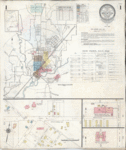
#> input picture img/gif/00017_1949-0001.gif, 126 x 150 px; its folder holds 4 pictures in this run
$ jupyter execute swatches.ipynb
#> lines starting #> are read from the running program, lines starting #| are printed output that depends on the picture
[cell 1]
import cv2
import pathlib
import numpy as np
from PIL import Image
from sys import exit
from io import BytesIO
from numpy import array
from scipy.cluster.vq import kmeans
from matplotlib import pyplot as plt
from colorsys import rgb_to_hsv, hsv_to_rgb
from IPython.display import display, HTML

[cell 2]
gif_df = pathlib.Path("./img/gif")

[cell 3]
gif_list = list(gif_df.glob("*.gif"))

[cell 4]
gif_list[:5]

[cell 5]
DEFAULT_NUM_COLORS = 6

[cell 6]
DEFAULT_MINV = 0
DEFAULT_MAXV = 256

[cell 7]
DEFAULT_BOLD_ADD = 50

[cell 8]
THUMB_SIZE = (200, 200)
SCALE = 256.0

[cell 9]
def down_scale(x):
    return x / SCALE

[cell 10]
def up_scale(x):
    return int(x * SCALE)

[cell 11]
def clamp(color, min_v, max_v):
    """
    Clamps a color such that the value (lightness) is between min_v and max_v.
    """
    # use down_scale to convert color to value between 0-1 as expected by rgb_hsv
    h, s, v = rgb_to_hsv(*map(down_scale, color))
    # also convert the min_v and max_v to values between 0-1
    min_v, max_v = map(down_scale, (min_v, max_v))
    # get the maximum of the min value and the color's value (therefore bumping it up if needed)
    # then get the minimum of that number and the max_v (bumping the value down if needed)
    v = min(max(min_v, v), max_v)
    # convert the h, s, v(which has been clamped) to rgb, apply upscale to get it back to 0-255, return tuple R,G,B
    return tuple(map(up_scale, hsv_to_rgb(h, s, v)))

[cell 12]
def order_by_hue(colors):
    """
    Orders colors by hue.
    """
    hsvs = [rgb_to_hsv(*map(down_scale, color)) for color in colors]
    hsvs.sort(key=lambda t: t[0])
    return [tuple(map(up_scale, hsv_to_rgb(*hsv))) for hsv in hsvs]

[cell 13]
def get_colors(img):
    """
    Returns a list of all the image's colors.
    """
    w, h = img.size
    # convert('RGB') converts the image's pixels info to RGB
    # getcolors() returns an unsorted list of (count, pixel) values
    # w * h ensures that maxcolors parameter is set so that each pixel could be unique
    # there are three values returned in a list
    return [color for count, color in img.convert('RGB').getcolors(w * h)]

[cell 14]
def hexify(rgb):
    return "#{0:02x}{1:02x}{2:02x}".format(*rgb)

[cell 15]
def brighten(color, brightness):
    """
    Adds or subtracts value to a color.
    """
    h, s, v = rgb_to_hsv(*map(down_scale, color))
    return tuple(map(up_scale, hsv_to_rgb(h, s, v + down_scale(brightness))))

[cell 16]
def colorz(image_obj, n=DEFAULT_NUM_COLORS, min_v=DEFAULT_MINV, max_v=DEFAULT_MAXV,
           bold_add=DEFAULT_BOLD_ADD, order_colors=True):
    """
    Get the n most dominant colors of an image.
    Clamps value to between min_v and max_v.

    Total number of colors returned is n, optionally ordered by hue.
    Returns as a list of RGB triples.

    """
    img = Image.open(image_obj)
    img.thumbnail(THUMB_SIZE) # replace with a thumbnail with same aspect ratio, no larger than THUMB_SIZE
    obs = get_colors(img) # gets a list of RGB colors (e.g. (213, 191, 152)) for each pixel
    # adjust the value of each color, if you've chosen to change minimum and maximum values
    clamped = [clamp(color, min_v, max_v) for color in obs]
    # turns the list of colors into a numpy array of floats, then applies scipy's k-means function
    clusters, _ = kmeans(array(clamped).astype(float), n)
    colors = order_by_hue(clusters) if order_colors else clusters
    return list(map(hexify, colors))

[cell 17]
def analyze(img_path):
    html = ""
    color_list = colorz(img_path)
    for i, color in enumerate(color_list):
        html += f'<rect x="{i * 30}" y="0" width="30" height="30" fill="{color}" />'
    return f'<img src="{img_path}"><svg height="30" width="210">{html}</svg>'

[cell 18]
# Automatic brightness and contrast optimization with optional histogram clipping
def automatic_brightness_and_contrast(img_path, clip_hist_percent=1):
#> called with clip_hist_percent = 1
    cap = cv2.VideoCapture(str(img_path))
    ret, image = cap.read()
#> image is the input picture: shape (150, 126, 3); mean B, G, R 218, 226.9, 230.4
    cap.release()

    gray = cv2.cvtColor(image, cv2.COLOR_BGR2GRAY)
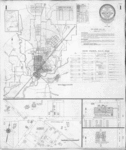
#> gray: shape (150, 126); min 78, max 249, mean 226.9

    # Calculate grayscale histogram
    hist = cv2.calcHist([gray],[0],None,[256],[0,256])
#> hist = 256 values, max 2131 at index 243, min 0 at index 0, mean 73.83
    hist_size = len(hist)
#> hist_size = 256

    # Calculate cumulative distribution from the histogram
    accumulator = []
    accumulator.append(float(hist[0]))
    for index in range(1, hist_size):
        accumulator.append(accumulator[index -1] + float(hist[index]))
#> after the loop, accumulator = 256 values from 0 to 18900

    # Locate points to clip
    maximum = accumulator[-1]
#> maximum = 18900
    clip_hist_percent *= (maximum/100.0)
#> clip_hist_percent = 189
    clip_hist_percent /= 2.0
#> clip_hist_percent = 94.5

    # Locate left cut
    minimum_gray = 0
    while accumulator[minimum_gray] < clip_hist_percent:
        minimum_gray += 1
#> this loop made 142 passes
#> after the loop, minimum_gray = 142

    # Locate right cut
    maximum_gray = hist_size -1
#> maximum_gray = 255
    while accumulator[maximum_gray] >= (maximum - clip_hist_percent):
        maximum_gray -= 1
#> this loop made 7 passes
#> maximum_gray on passes 1 to 7: 254, 253, 252, 251, 250, 249, 248
#> after the loop, maximum_gray = 248

    # Calculate alpha and beta values
    alpha = 255 / (maximum_gray - minimum_gray)
#> alpha = 2.41
    beta = -minimum_gray * alpha
#> beta = -341.6

    auto_result = cv2.convertScaleAbs(image, alpha=alpha, beta=beta)
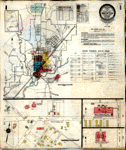
#> auto_result: shape (150, 126, 3); mean B, G, R 183.5, 204.7, 212.9
    return (auto_result, alpha, beta)

[cell 19]
auto_result, alpha, beta = automatic_brightness_and_contrast(gif_list[1])
#> alpha = 2.41; beta = -341.6

[cell 20]
plt.imshow(auto_result)
#> (this line was passed over: IPython is not available in this run)
plt.show()

[cell 21]
for gif in gif_list[:2]:
    html = analyze(gif)
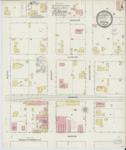
#> input picture img/gif/00009_1894-0001.gif, 126 x 150 px
#> in colorz, img is the input picture: PIL image 126x150 P; mean R, G, B 226.4, 222.4, 209.4
#> in colorz, `obs = get_colors(img)`: obs = 194 items, first 6: (143, 125, 113), (205, 201, 180), (128, 113, 104), (236, 235, 224), (235, 233, 221), (217, 206, 157)
#> in colorz, `clamped = [clamp(color, min_v, max_v) for color in obs]`: clamped has the same summary as obs
#> in colorz, `clusters, _ = kmeans(array(clamped).astype(float), n)`: clusters = [[113.4, 103.8, 96], [158.7, 150.7, 141.3], [188.3, 173, 157.3], [206, 188.7, 171.3], [226.2, 224.1, 214.4], [216.8, 206.8, 183.3]]
#> in order_by_hue, `hsvs = [rgb_to_hsv(*map(down_scale, color)) for color in colors]`: hsvs = [(0.0747, 0.153, 0.443), (0.0903, 0.109, 0.62), (0.084, 0.165, 0.736), (0.0835, 0.168, 0.805), (0.138, 0.0522, 0.883), (0.117, 0.154, 0.847)]
#> in colorz, `colors = order_by_hue(clusters) if order_colors else clusters`: colors = [(113, 103, 96), (205, 188, 171), (188, 172, 157), (158, 150, 141), (216, 206, 183), (226, 224, 214)]
#> in analyze, `color_list = colorz(img_path)`: color_list = ['#716760', '#cdbcab', '#bcac9d', '#9e968d', '#d8ceb7', '#e2e0d6']
#> the loop in analyze, `for i, color in enumerate(color_list):` made 6 passes
#> color on passes 1 to 6: '#716760', '#cdbcab', '#bcac9d', '#9e968d', '#d8ceb7', '#e2e0d6'
